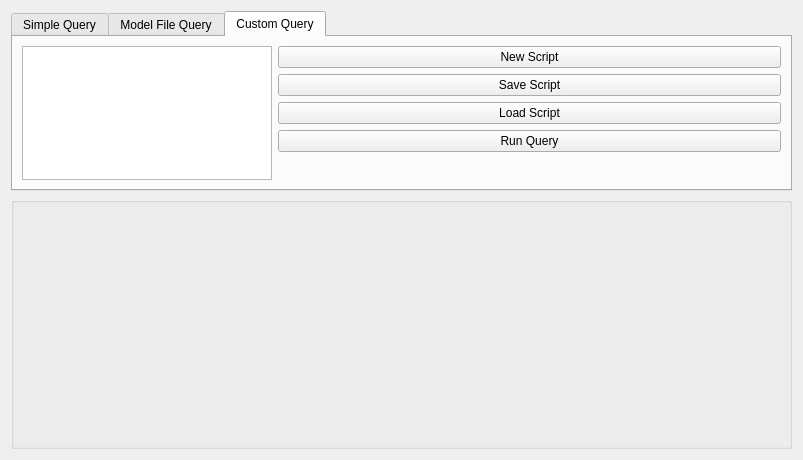
<?xml version="1.0" encoding="UTF-8"?>
<ui version="4.0">
 <class>QueryWidget</class>
 <widget class="QWidget" name="QueryWidget">
  <property name="geometry">
   <rect>
    <x>0</x>
    <y>0</y>
    <width>737</width>
    <height>460</height>
   </rect>
  </property>
  <property name="windowTitle">
   <string>Form</string>
  </property>
  <layout class="QVBoxLayout" name="verticalLayout">
   <item>
    <widget class="QTabWidget" name="queryTabWidget">
     <property name="maximumSize">
      <size>
       <width>16777215</width>
       <height>180</height>
      </size>
     </property>
     <property name="currentIndex">
      <number>2</number>
     </property>
     <widget class="QWidget" name="simpleQueryTab">
      <attribute name="title">
       <string>Simple Query</string>
      </attribute>
      <layout class="QGridLayout" name="gridLayout">
       <item row="0" column="4" rowspan="4">
        <layout class="QGridLayout" name="gridLayout_2">
         <item row="1" column="0">
          <widget class="QLabel" name="label_5">
           <property name="text">
            <string>Run ID</string>
           </property>
          </widget>
         </item>
         <item row="1" column="1">
          <widget class="QSpinBox" name="queryRunIdSbox">
           <property name="enabled">
            <bool>false</bool>
           </property>
           <property name="minimum">
            <number>1</number>
           </property>
           <property name="maximum">
            <number>9999999</number>
           </property>
          </widget>
         </item>
         <item row="0" column="0" colspan="2">
          <widget class="QCheckBox" name="queryFilterRunCbox">
           <property name="text">
            <string>Filter by Run ID</string>
           </property>
          </widget>
         </item>
         <item row="2" column="0" colspan="2">
          <widget class="QCheckBox" name="queryFileCheck">
           <property name="text">
            <string>Include subfiles</string>
           </property>
           <property name="checked">
            <bool>true</bool>
           </property>
          </widget>
         </item>
         <item row="3" column="0" colspan="2">
          <widget class="QCheckBox" name="queryNewSubOnlyCheck">
           <property name="text">
            <string>New subfiles only</string>
           </property>
          </widget>
         </item>
        </layout>
       </item>
       <item row="2" column="0">
        <widget class="QLabel" name="label_6">
         <property name="text">
          <string>Where subfile is</string>
         </property>
        </widget>
       </item>
       <item row="2" column="1" colspan="3">
        <widget class="QLineEdit" name="queryFileTextbox">
         <property name="enabled">
          <bool>true</bool>
         </property>
        </widget>
       </item>
       <item row="3" column="1">
        <widget class="QLabel" name="label_3">
         <property name="text">
          <string>Include % for wildcard (e.g. to match all 'xxv2.xx' use %v2%)</string>
         </property>
        </widget>
       </item>
       <item row="3" column="3">
        <widget class="QCheckBox" name="queryNewModelOnlyCheck">
         <property name="enabled">
          <bool>false</bool>
         </property>
         <property name="text">
          <string>New modelfiles only</string>
         </property>
        </widget>
       </item>
       <item row="0" column="0">
        <widget class="QLabel" name="label_2">
         <property name="text">
          <string>Table</string>
         </property>
        </widget>
       </item>
       <item row="3" column="0">
        <widget class="QPushButton" name="runSimpleQueryBut">
         <property name="text">
          <string>Run Query</string>
         </property>
        </widget>
       </item>
       <item row="1" column="0">
        <widget class="QLabel" name="label_4">
         <property name="text">
          <string>Where modelfile/run options is</string>
         </property>
        </widget>
       </item>
       <item row="1" column="1" colspan="3">
        <widget class="QLineEdit" name="queryModelTextbox"/>
       </item>
       <item row="0" column="1" colspan="3">
        <widget class="QComboBox" name="queryTableCbox">
         <property name="minimumSize">
          <size>
           <width>150</width>
           <height>0</height>
          </size>
         </property>
        </widget>
       </item>
       <item row="3" column="2">
        <spacer name="horizontalSpacer_2">
         <property name="orientation">
          <enum>Qt::Horizontal</enum>
         </property>
         <property name="sizeHint" stdset="0">
          <size>
           <width>40</width>
           <height>20</height>
          </size>
         </property>
        </spacer>
       </item>
      </layout>
     </widget>
     <widget class="QWidget" name="FileSummaryTab">
      <attribute name="title">
       <string>Model File Query</string>
      </attribute>
      <layout class="QGridLayout" name="gridLayout_3">
       <item row="1" column="2" rowspan="4">
        <widget class="QListWidget" name="fileQuerySelectedList">
         <property name="minimumSize">
          <size>
           <width>0</width>
           <height>0</height>
          </size>
         </property>
         <property name="maximumSize">
          <size>
           <width>82</width>
           <height>16777215</height>
          </size>
         </property>
         <property name="selectionMode">
          <enum>QAbstractItemView::ExtendedSelection</enum>
         </property>
        </widget>
       </item>
       <item row="1" column="0" rowspan="4">
        <widget class="QListWidget" name="fileQueryAvailableList">
         <property name="maximumSize">
          <size>
           <width>82</width>
           <height>16777215</height>
          </size>
         </property>
         <property name="selectionMode">
          <enum>QAbstractItemView::ExtendedSelection</enum>
         </property>
        </widget>
       </item>
       <item row="0" column="0">
        <widget class="QLabel" name="label_8">
         <property name="text">
          <string>Available Run Id's</string>
         </property>
        </widget>
       </item>
       <item row="0" column="2">
        <widget class="QLabel" name="label_9">
         <property name="text">
          <string>Selected Run ID's</string>
         </property>
        </widget>
       </item>
       <item row="1" column="1">
        <widget class="QPushButton" name="fileQueryAddAllBut">
         <property name="maximumSize">
          <size>
           <width>50</width>
           <height>16777215</height>
          </size>
         </property>
         <property name="toolTip">
          <string>Add all</string>
         </property>
         <property name="text">
          <string>&gt;&gt;</string>
         </property>
        </widget>
       </item>
       <item row="1" column="4">
        <widget class="QLineEdit" name="fileQueryTcfLine"/>
       </item>
       <item row="3" column="4">
        <widget class="QLineEdit" name="fileQueryRunOptionsLine"/>
       </item>
       <item row="2" column="3">
        <widget class="QLabel" name="label_11">
         <property name="text">
          <string>Ief</string>
         </property>
        </widget>
       </item>
       <item row="4" column="1">
        <widget class="QPushButton" name="fileQueryRemoveAllBut">
         <property name="maximumSize">
          <size>
           <width>50</width>
           <height>16777215</height>
          </size>
         </property>
         <property name="toolTip">
          <string>Remove all</string>
         </property>
         <property name="text">
          <string>&lt;&lt;</string>
         </property>
        </widget>
       </item>
       <item row="3" column="3">
        <widget class="QLabel" name="label_12">
         <property name="text">
          <string>Run Options</string>
         </property>
        </widget>
       </item>
       <item row="3" column="1">
        <widget class="QPushButton" name="fileQueryRemoveSelectedBut">
         <property name="maximumSize">
          <size>
           <width>50</width>
           <height>16777215</height>
          </size>
         </property>
         <property name="toolTip">
          <string>Remove selected</string>
         </property>
         <property name="text">
          <string>&lt;</string>
         </property>
        </widget>
       </item>
       <item row="2" column="1">
        <widget class="QPushButton" name="fileQueryAddSelectedBut">
         <property name="maximumSize">
          <size>
           <width>50</width>
           <height>16777215</height>
          </size>
         </property>
         <property name="toolTip">
          <string>Add selected</string>
         </property>
         <property name="text">
          <string>&gt;</string>
         </property>
        </widget>
       </item>
       <item row="2" column="4">
        <widget class="QLineEdit" name="fileQueryIefLine"/>
       </item>
       <item row="1" column="3">
        <widget class="QLabel" name="label_10">
         <property name="text">
          <string>Tcf</string>
         </property>
        </widget>
       </item>
       <item row="0" column="4">
        <widget class="QLabel" name="label_13">
         <property name="text">
          <string>Click ID in list boxes to show summary details</string>
         </property>
        </widget>
       </item>
       <item row="4" column="5">
        <widget class="QPushButton" name="fileQueryRunBut">
         <property name="minimumSize">
          <size>
           <width>0</width>
           <height>22</height>
          </size>
         </property>
         <property name="text">
          <string>Run Query</string>
         </property>
        </widget>
       </item>
       <item row="4" column="4">
        <widget class="QCheckBox" name="queryFilesHighlightCbox">
         <property name="text">
          <string>Highlight new files</string>
         </property>
         <property name="checked">
          <bool>true</bool>
         </property>
        </widget>
       </item>
      </layout>
     </widget>
     <widget class="QWidget" name="complexQueryTab">
      <attribute name="title">
       <string>Custom Query</string>
      </attribute>
      <layout class="QHBoxLayout" name="horizontalLayout">
       <item>
        <layout class="QVBoxLayout" name="editorLayout"/>
       </item>
       <item>
        <widget class="QListWidget" name="complexScriptList">
         <property name="maximumSize">
          <size>
           <width>250</width>
           <height>16777215</height>
          </size>
         </property>
        </widget>
       </item>
       <item>
        <layout class="QVBoxLayout" name="verticalLayout_2">
         <item>
          <widget class="QPushButton" name="newQueryScriptBut">
           <property name="text">
            <string>New Script</string>
           </property>
          </widget>
         </item>
         <item>
          <widget class="QPushButton" name="saveQueryScriptBut">
           <property name="text">
            <string>Save Script</string>
           </property>
          </widget>
         </item>
         <item>
          <widget class="QPushButton" name="loadQueryScriptBut">
           <property name="text">
            <string>Load Script</string>
           </property>
          </widget>
         </item>
         <item>
          <widget class="QPushButton" name="runComplexQueryBut">
           <property name="text">
            <string>Run Query</string>
           </property>
          </widget>
         </item>
         <item>
          <spacer name="verticalSpacer">
           <property name="orientation">
            <enum>Qt::Vertical</enum>
           </property>
           <property name="sizeHint" stdset="0">
            <size>
             <width>20</width>
             <height>40</height>
            </size>
           </property>
          </spacer>
         </item>
        </layout>
       </item>
      </layout>
     </widget>
    </widget>
   </item>
   <item>
    <widget class="QGroupBox" name="tableQueryGroup">
     <property name="title">
      <string/>
     </property>
     <layout class="QVBoxLayout" name="verticalLayout_8"/>
    </widget>
   </item>
  </layout>
 </widget>
 <resources/>
 <connections>
  <connection>
   <sender>queryFilterRunCbox</sender>
   <signal>toggled(bool)</signal>
   <receiver>queryRunIdSbox</receiver>
   <slot>setEnabled(bool)</slot>
   <hints>
    <hint type="sourcelabel">
     <x>660</x>
     <y>52</y>
    </hint>
    <hint type="destinationlabel">
     <x>682</x>
     <y>78</y>
    </hint>
   </hints>
  </connection>
 </connections>
</ui>
